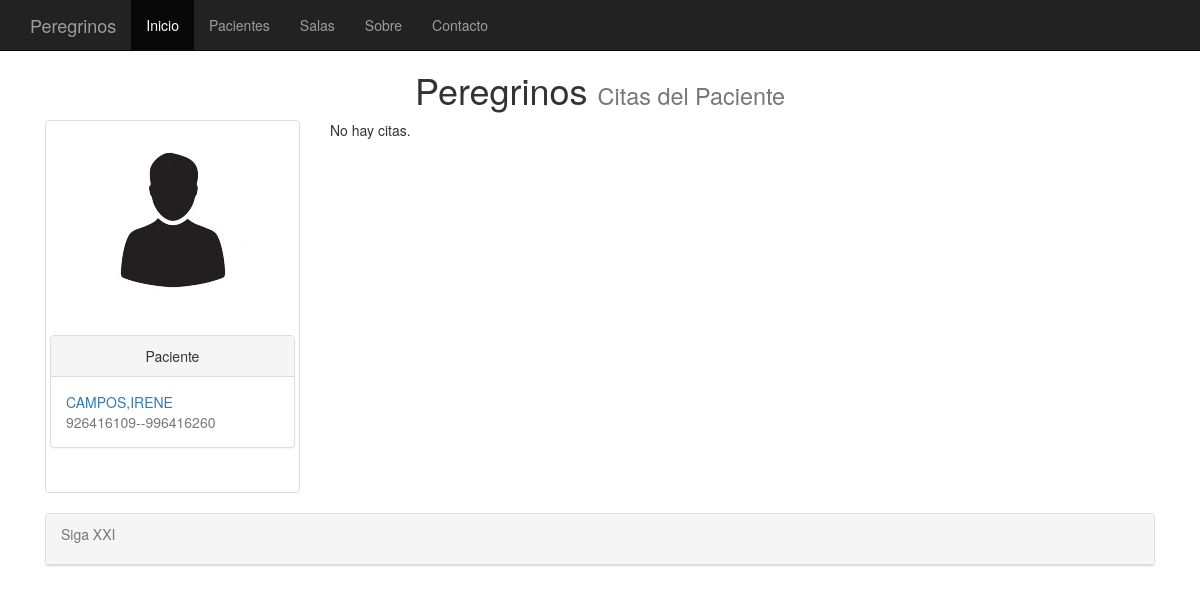
The app's page /citas/413/ with its own data.
### clinica/models.py (models this page shows, shortened)
class clientes(models.Model):
    nombre = models.CharField(max_length=75)
    apellidos = models.CharField(max_length=75)
    telefono =  models.PositiveIntegerField(null=True, blank=True)
    telefono2 = models.PositiveIntegerField(null=True, blank=True)
    antiguedad = models.DateTimeField(default=datetime.now, blank=True)
    fotografia = models.ImageField(upload_to='imagenes', blank=True)

### clinica/views.py (the view)
# urls.py: url(r'^citas/([\w]+)/$', ListaCitas.as_view(), name='listacitas' ),
class ListaCitas(ListView):
    paginate_by = 7
    def get_queryset(self):
        self.cliente = get_object_or_404(clientes, id=self.args[0])
        return citas.objects.filter(cliente=self.cliente).order_by('-fecha')
    def get_context_data(self,**kwargs):
        context = super(ListaCitas,self).get_context_data(**kwargs)
        context['cliente']=self.cliente
        return context

### templates/clinica/citas_list.html
{% extends "clinica/plantilla_clientes.html" %}
{% block titulo %}
Citas del Paciente
{% endblock %}
{% block lista %}
	<div class="col-md-9" >
		{% if object_list %}
			<div class="list-group">
				{% for citas  in object_list %}
					<spam class="list-group-item" style="background-color:{{citas.sala.color}};"  ><strong>{{ citas.fecha | date:"D j  F  Y H:i" }}<small>-- {{citas.sala}}</small></strong></spam>
					<spam class="list-group-item"><smal>{{ citas.observaciones }}</smal></spam>
			  {% endfor %}
			</div>
	        {% else %}
	            <p>No hay citas.</p>
	  	{% endif %}
</div>
{% endblock lista %}

### templates/clinica/plantilla_clientes.html (shortened to what this page needs)
{% extends "base.html" %}
{%   load   staticfiles   %}
{% block content %}
<row>
<div class="col-md-3">
	<div class="thumbnail">
		<br />
		{% if cliente.fotografia %}
			<img src="{{ cliente.fotografia.url }}" class="img-rounded" width="150" height="200" >
		{% else %}
			<img src="/media/imagenes/user.jpg" class="img-rounded">
		{% endif %}
		<br/><br />
		<div class="panel panel-default">
			<div class="panel-heading text-center">
				Paciente
			</div>
			<div class ="panel-body">
				<spam class="text-primary">{{ cliente.apellidos | capfirst}},{{ cliente.nombre | capfirst}}</spam>
				<br />
				<spam class="text-muted">{{ cliente.telefono }}--{{ cliente.telefono2 }}</spam>
  			</div>
		</div>
		<br />
	</div>
</div>
{% block lista %}
{% endblock lista %}
</row>
{% endblock content %}

### records on screen
clientes: fotografia (placeholder picture), apellidos "CAMPOS", nombre "IRENE", telefono "926416109", telefono2 "996416260"
